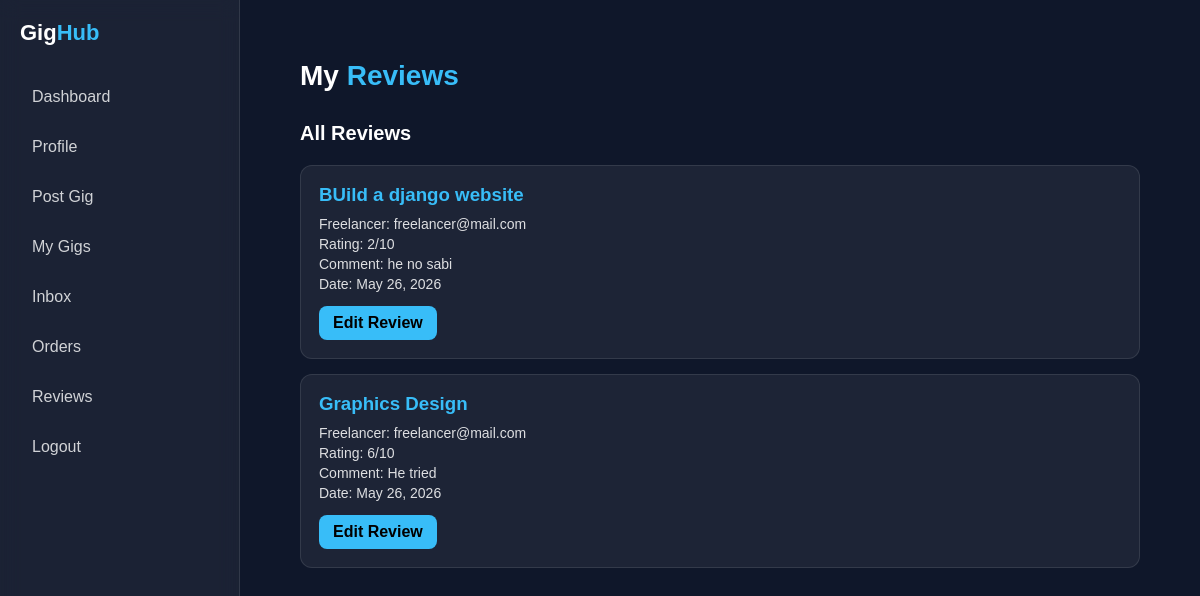
Page /client/reviews/ (signed in) on the committed database.
### Client/models.py (models this page shows, shortened)
class Review(models.Model):
    order = models.OneToOneField(Order, on_delete=models.CASCADE)
    client = models.ForeignKey(User, on_delete=models.CASCADE)
    freelancer = models.ForeignKey(User, related_name='freelancer_reviews', on_delete=models.CASCADE)
    rating = models.PositiveSmallIntegerField()
    comment = models.TextField(blank=True)
    created_at = models.DateTimeField(auto_now_add=True)

class Order(models.Model):
    gig = models.ForeignKey(Gig, on_delete=models.CASCADE)
    bid = models.ForeignKey(Bid, on_delete=models.CASCADE, null=True, blank=True)
    freelancer = models.ForeignKey(User, on_delete=models.CASCADE)
    agreed_amount = models.DecimalField(max_digits=10, decimal_places=2)
    milestones = models.JSONField(blank=True)  # List of milestones with details
    status = models.CharField(max_length=20, choices=[('IN PROGRESS','In Progress'),
    ('DELIVERED','Delivered'),('CLOSED','Closed')], default='IN PROGRESS')
    created_at = models.DateTimeField(auto_now_add=True)

class Gig(models.Model):
    client = models.ForeignKey(User, on_delete=models.CASCADE)
    title = models.CharField(max_length=200)
    category = models.CharField(max_length=100)
    budget_min = models.DecimalField(max_digits=10, decimal_places=2)
    budget_max = models.DecimalField(max_digits=10, decimal_places=2)
    description = models.TextField()
    status = models.CharField(max_length=20,
    choices=[('OPEN', 'Open'),('ASSIGNED','Assigned'),('CLOSED', 'Closed')], default='OPEN')
    created_at = models.DateTimeField(auto_now_add=True)

### Client/views.py (the view)
# urls.py: path('client/reviews/', views.view_reviews, name="client_reviews"),
@login_required(login_url='clientloginPage')
def view_reviews(request: HttpRequest):
    reviews = Review.objects.filter(client=request.user).select_related('freelancer', 'order').order_by('-created_at')
    return render(request, 'view_reviews.html', {'reviews': reviews})

### Client/templates/view_reviews.html (shortened to what this page needs)
{% extends "base.html" %}
{% block content %}
    <div class="main">
        <div class="topbar">
            <h1>My <span>Reviews</span></h1>
        </div>
        <h2 class="section-title">All Reviews</h2>
        <div class="reviews">
            {% for review in reviews %}
                <div class="review-card">
                    <h3>{{ review.order.gig.title }}</h3>
                    <p>Freelancer: {{ review.freelancer.username }}</p>
                    <p>Rating: {{ review.rating }}/10</p>
                    <p>Comment: {{ review.comment }}</p>
                    <p>Date: {{ review.created_at|date:"F j, Y" }}</p>
                    <a class="btn" href="{% url 'edit_review' review.id %}">Edit Review</a>
                </div>
            {% empty %}
                <p class="empty">You haven't submitted any reviews yet.</p>
            {% endfor %}
        </div>
    </div>
{% endblock %}

### static/css/style.css (style rules this page uses)
* { margin: 0; padding: 0; box-sizing: border-box; font-family: Arial, Helvetica, sans-serif; }
body { background: #0f172a; color: white; display: flex; min-height: 100vh; }
.main { flex: 1; padding: 30px; }

### Client/templates/view_reviews.html (style rules this page uses)
.topbar { margin-bottom: 30px; }
.topbar h1 { font-size: 28px; }
.topbar span { color: #38bdf8; }
.section-title { margin: 20px 0; font-size: 20px; }
.reviews { display: grid; gap: 15px; }
.review-card { background: rgba(255,255,255,0.06); border: 1px solid rgba(255,255,255,0.1); padding: 18px; border-radius: 12px; transition: 0.3s; }
.review-card h3 { color: #38bdf8; margin-bottom: 10px; }
.review-card p { opacity: 0.85; margin: 4px 0; font-size: 14px; }
.btn { display: inline-block; margin-top: 10px; padding: 8px 14px; background: #38bdf8; color: black; border-radius: 8px; text-decoration: none; font-weight: bold; transition: 0.3s; }

### rows in the picture
Review: order.gig "BUild a django website", freelancer.username "freelancer@mail.com", rating "2", comment "he no sabi", created_at "May 26, 2026"
Review: order.gig "Graphics Design", freelancer.username "freelancer@mail.com", rating "6", comment "He tried", created_at "May 26, 2026"
